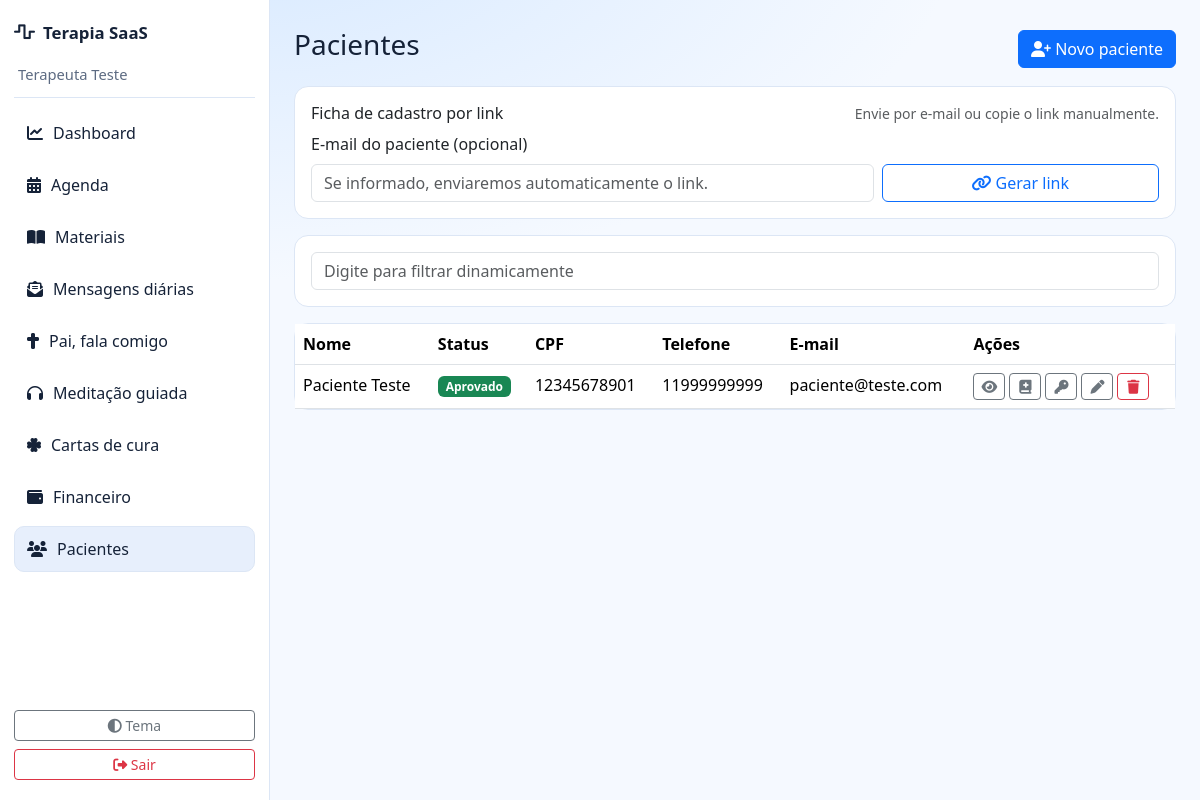
/dashboard.php?action=patients (signed in), run on the app's committed database.
### tables this page shows
CREATE TABLE IF NOT EXISTS patients (
  id INT AUTO_INCREMENT PRIMARY KEY,
  therapist_id INT NOT NULL,
  name VARCHAR(150) NOT NULL,
  cpf VARCHAR(14) NOT NULL,
  birth_date DATE NULL,
  phone VARCHAR(20) NOT NULL,
  email VARCHAR(150) NULL,
  marital_status VARCHAR(50) NULL,
  children VARCHAR(255) NULL,
  cep VARCHAR(9) NULL,
  address VARCHAR(255) NULL,
  neighborhood VARCHAR(100) NULL,
  city VARCHAR(100) NULL,
  state CHAR(2) NULL,
  depression TINYINT(1) DEFAULT 0,
  anxiety TINYINT(1) DEFAULT 0,
  medical_treatment TEXT NULL,
  alcoholism TINYINT(1) DEFAULT 0,
  drugs TINYINT(1) DEFAULT 0,
  convulsions TINYINT(1) DEFAULT 0,
  smoker TINYINT(1) DEFAULT 0,
  hepatitis TINYINT(1) DEFAULT 0,
  hypertension TINYINT(1) DEFAULT 0,
  diabetes TINYINT(1) DEFAULT 0,
  addictions_json JSON NULL,
  had_therapy TINYINT(1) DEFAULT 0,
  therapy_description TEXT NULL,
  treatment_start_date DATE NULL,
  menstruation TEXT NULL,
  bowel TEXT NULL,
  main_complaint TEXT NULL,
  review_status ENUM('pending_review','approved') DEFAULT 'approved',
  approved_at DATETIME NULL,
  status ENUM('active','inactive') DEFAULT 'active',
  created_at DATETIME DEFAULT CURRENT_TIMESTAMP,
  updated_at DATETIME DEFAULT CURRENT_TIMESTAMP ON UPDATE CURRENT_TIMESTAMP,
  INDEX idx_patients_therapist(therapist_id),
  FOREIGN KEY (therapist_id) REFERENCES users(id) ON DELETE CASCADE
);

### classes/Controller.php (called while the page is built, shortened)
<?php
abstract class Controller
{
    protected function view(string $view, array $data = []): void
    {
        $file = dirname(__DIR__) . '/app/views/' . $view . '.php';
        extract($data);
        require $file;
    }
}

### app/controllers/TherapistController.php (called while the page is built, shortened)
<?php
class TherapistController extends Controller
{
    private Patient $patientModel;
    private PatientSignupLink $patientSignupLinkModel;
    public function __construct()
    {
        $this->patientModel = new Patient();
        $this->patientSignupLinkModel = new PatientSignupLink();
    }
    public function patients(): void
    {
        $term = Utils::sanitize($_GET['search'] ?? '');
        $therapistId = (int) Auth::id();
        $patients = $this->patientModel->searchByTherapist($therapistId, $term);
        $signupLinks = $this->patientSignupLinkModel->listByTherapist($therapistId, 10);
        $this->view('therapist/patients/index', [
            'appUrl' => Config::get('APP_URL', ''),
            'patients' => $patients,
            'search' => $term,
            'signupLinks' => $signupLinks,
            'generatedLink' => trim((string) ($_GET['generated_link'] ?? '')),
        ]);
    }
}

### config/Config.php (called while the page is built, shortened)
<?php
class Config
{
    public static function get(string $key, mixed $default = null): mixed
    {
        return $_ENV[$key] ?? $default;
    }
}

### config/Database.php (called while the page is built, shortened)
<?php
class Database
{
    private static ?Database $instance = null;
    private PDO $connection;
    private function __construct()
    {
        $host = Config::get('DB_HOST', '127.0.0.1');
        $port = Config::get('DB_PORT', '3306');
        $db = Config::get('DB_DATABASE', 'terapia');
        $user = Config::get('DB_USERNAME', 'root');
        $pass = Config::get('DB_PASSWORD', '');
        $charset = Config::get('DB_CHARSET', 'utf8mb4');
        $dsn = "mysql:host={$host};port={$port};dbname={$db};charset={$charset}";
        try {
            $this->connection = new PDO($dsn, $user, $pass, [
                PDO::ATTR_ERRMODE => PDO::ERRMODE_EXCEPTION,
                PDO::ATTR_DEFAULT_FETCH_MODE => PDO::FETCH_ASSOC,
                PDO::ATTR_EMULATE_PREPARES => false,
            ]);
        } catch (PDOException $e) {
            throw new \RuntimeException('Falha de conexao com banco: ' . $e->getMessage());
        }
    }
    public static function getInstance(): self
    {
        if (!self::$instance) {
            self::$instance = new self();
        }
        return self::$instance;
    }
    public function getConnection(): PDO
    {
        return $this->connection;
    }
    public function query(string $sql, array $params = []): \PDOStatement|false
    {
        try {
            $stmt = $this->connection->prepare($sql);
            $stmt->execute($params);
            return $stmt;
        } catch (PDOException $e) {
            error_log('[DB] ' . $e->getMessage());
            return false;
        }
    }
}

### helpers/Auth.php (called while the page is built, shortened)
<?php
class Auth
{
    public static function id(): ?int
    {
        return isset($_SESSION['user_id']) ? (int) $_SESSION['user_id'] : null;
    }
}

### helpers/Utils.php (called while the page is built, shortened)
<?php
class Utils
{
    public static function sanitize(string $value): string
    {
        return htmlspecialchars(trim($value), ENT_QUOTES, 'UTF-8');
    }
}

### app/models/Patient.php (called while the page is built, shortened)
<?php
class Patient extends Model
{
    public function searchByTherapist(int $therapistId, string $term = ''): array
    {
        $sql = 'SELECT * FROM patients WHERE therapist_id = ?';
        $params = [$therapistId];
        $sql .= ' ORDER BY name ASC';
        $stmt = $this->query($sql, $params);
        return $stmt->fetchAll();
    }
}

### classes/Model.php (called while the page is built, shortened)
<?php
abstract class Model
{
    protected function query(string $sql, array $params = []): \PDOStatement|false
    {
        return Database::getInstance()->query($sql, $params);
    }
}

### app/views/therapist/patients/index.php (the view, shortened to what this page needs)
<?php $title = 'Pacientes'; include __DIR__ . '/../../partials/header.php'; include __DIR__ . '/../../partials/nav.php'; ?>
<div class="page-wrap">
  <div class="d-flex justify-content-between align-items-center mb-3">
    <h3>Pacientes</h3>
    <a class="btn btn-primary" href="<?php echo $appUrl; ?>/dashboard.php?action=patients-create"><i class="fa-solid fa-user-plus"></i> Novo paciente</a>
  </div>
  <div class="card mb-3">
    <div class="card-body">
      <div class="d-flex justify-content-between align-items-center flex-wrap gap-2 mb-2">
        <h6 class="mb-0">Ficha de cadastro por link</h6>
        <small class="text-muted">Envie por e-mail ou copie o link manualmente.</small>
      </div>
      <form method="POST" action="<?php echo $appUrl; ?>/dashboard.php?action=patients-signup-link-create" class="row g-2 align-items-end">
        <div class="col-md-8">
          <label class="form-label">E-mail do paciente (opcional)</label>
          <input type="email" class="form-control" name="recipient_email" placeholder="Se informado, enviaremos automaticamente o link.">
        </div>
        <div class="col-md-4">
          <button class="btn btn-outline-primary w-100" type="submit"><i class="fa-solid fa-link me-1"></i>Gerar link</button>
        </div>
      </form>
    </div>
  </div>
  <div class="card mb-3"><div class="card-body">
    <input id="patientSearch" class="form-control" placeholder="Digite para filtrar dinamicamente" value="<?php echo htmlspecialchars($search); ?>">
  </div></div>
  <div class="card">
    <div class="table-responsive">
      <table class="table mb-0">
        <thead><tr><th>Nome</th><th>Status</th><th>CPF</th><th>Telefone</th><th>E-mail</th><th>Ações</th></tr></thead>
        <tbody>
          <?php if (empty($patients)): ?>
            <tr><td colspan="6" class="text-center py-4 text-muted">Nenhum paciente cadastrado.</td></tr>
          <?php else: foreach ($patients as $patient): ?>
            <tr class="row-patient" data-search="<?php echo strtolower(htmlspecialchars(($patient['name'] ?? '') . ' ' . ($patient['cpf'] ?? '') . ' ' . ($patient['email'] ?? ''))); ?>">
              <td><?php echo htmlspecialchars($patient['name']); ?></td>
              <td>
                <?php $isPendingReview = (($patient['review_status'] ?? 'approved') === 'pending_review'); ?>
                <span class="badge <?php echo $isPendingReview ? 'text-bg-warning' : 'text-bg-success'; ?>"><?php echo $isPendingReview ? 'Pendente revisão' : 'Aprovado'; ?></span>
              </td>
              <td><?php echo htmlspecialchars($patient['cpf']); ?></td>
              <td><?php echo htmlspecialchars($patient['phone']); ?></td>
              <td><?php echo htmlspecialchars($patient['email'] ?? '-'); ?></td>
              <td class="align-middle">
                <div class="d-flex align-items-center gap-1 flex-nowrap">
                  <a class="btn btn-sm btn-outline-secondary" style="width:32px;padding:0;line-height:1.8;" href="<?php echo $appUrl; ?>/dashboard.php?action=patients-show&id=<?php echo (int) $patient['id']; ?>" title="Visualizar"><i class="fa-solid fa-eye"></i></a>
                  <a class="btn btn-sm btn-outline-secondary" style="width:32px;padding:0;line-height:1.8;" href="<?php echo $appUrl; ?>/dashboard.php?action=patients-history&id=<?php echo (int) $patient['id']; ?>" title="Histórico"><i class="fa-solid fa-book-medical"></i></a>
                  <a class="btn btn-sm btn-outline-secondary" style="width:32px;padding:0;line-height:1.8;" href="<?php echo $appUrl; ?>/dashboard.php?action=patients-password&id=<?php echo (int) $patient['id']; ?>" title="Redefinir senha"><i class="fa-solid fa-key"></i></a>
                  <a class="btn btn-sm btn-outline-secondary" style="width:32px;padding:0;line-height:1.8;" href="<?php echo $appUrl; ?>/dashboard.php?action=patients-edit&id=<?php echo (int) $patient['id']; ?>" title="Editar"><i class="fa-solid fa-pen"></i></a>
                  <form method="POST" action="<?php echo $appUrl; ?>/dashboard.php?action=patients-delete" class="d-flex m-0 js-delete-patient-form" data-patient-name="<?php echo htmlspecialchars((string) $patient['name']); ?>">
                    <button class="btn btn-sm btn-outline-danger" style="width:32px;padding:0;line-height:1.8;" type="submit" title="Excluir"><i class="fa-solid fa-trash"></i></button>
                  </form>
                </div>
              </td>
            </tr>
          <?php endforeach; endif; ?>
        </tbody>
      </table>
    </div>
  </div>
</div>
<?php include __DIR__ . '/../../partials/footer.php'; ?>

### public/css/app.css (style rules this page uses)
:root { --bg-main: #f5f9ff; --bg-panel: #ffffff; --text-main: #152238; --text-soft: #5d6b82; --line: #dce6f5; --accent: #1363df; --accent-soft: #8ec5ff; --sidebar-bg: #ffffff; }
* { box-sizing: border-box; }
body.app-body { margin: 0; background: radial-gradient(1200px 600px at 20% -10%, #d7e9ff 0%, transparent 60%), var(--bg-main); color: var(--text-main); font-family: "Segoe UI", "Helvetica Neue", sans-serif; }
.card { border: 1px solid var(--line); background: var(--bg-panel); border-radius: 14px; }
.sidebar-link i, .table-actions i, .btn i { color: currentColor; }
.page-wrap { padding: 4px 0 36px; }

### data on the page
patients: name "Paciente Teste", review_status "Aprovado", cpf "12345678901", phone "11999999999", email "paciente@teste.com", $patient['id'] 1 (drawn)

### other printed values
Auth::name() "Terapeuta Teste"
